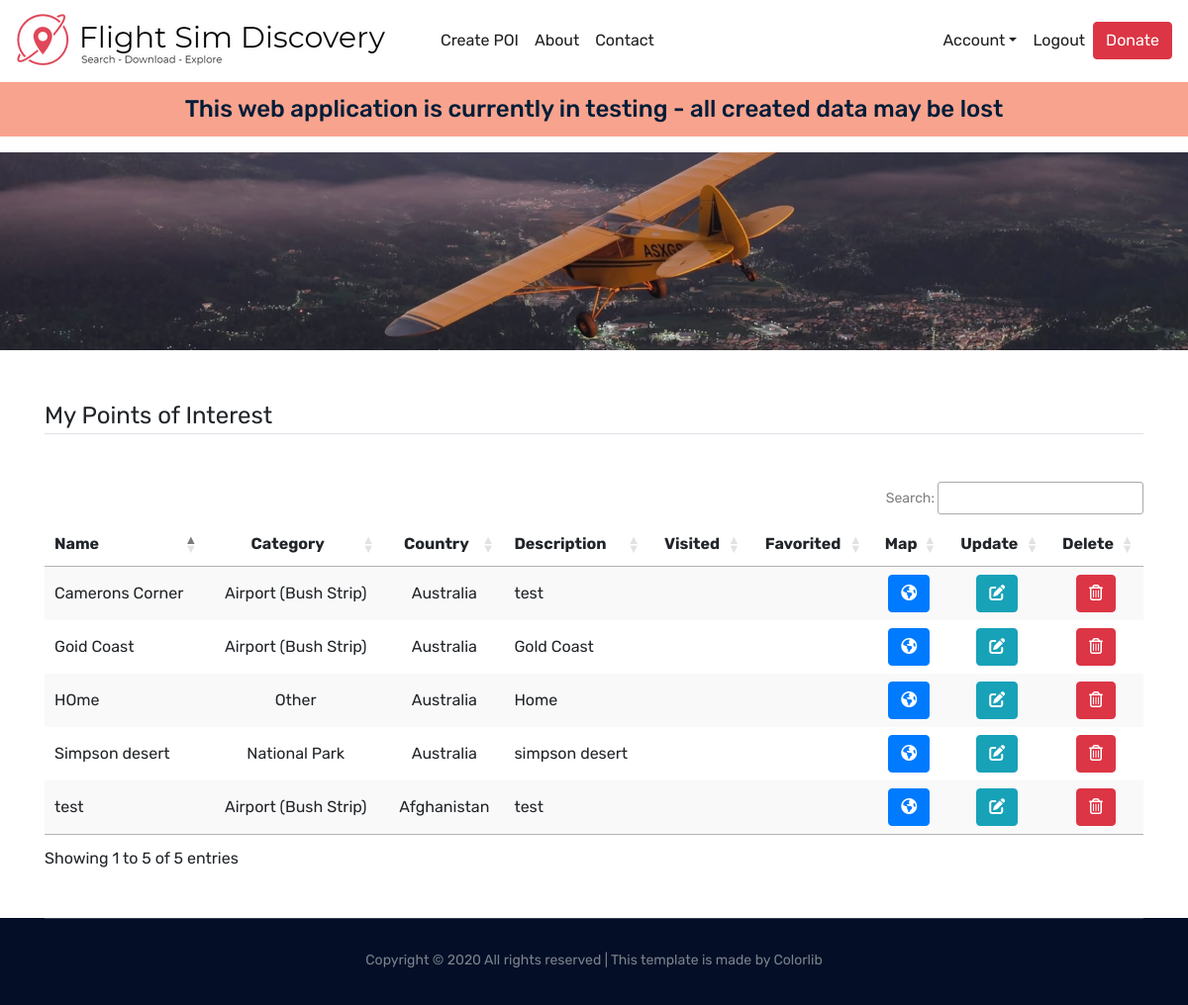
Screenshot of /user_pois (signed in) with the database file from the repository.
### flightsimdiscovery/models.py (models this page shows, shortened)
class Pois(db.Model):
    id = db.Column(db.Integer, primary_key=True)
    user_id = db.Column(db.Integer, db.ForeignKey('user.id'), nullable=False)
    name = db.Column(db.String(50), unique=True, nullable=False)
    latitude = db.Column(db.FLOAT, unique=False, nullable=False)
    longitude = db.Column(db.FLOAT, unique=False, nullable=False)
    region = db.Column(db.String(20), unique=False, nullable=False)
    country = db.Column(db.String(60), unique=False, nullable=False)
    category = db.Column(db.String(20), unique=False, nullable=False)
    description = db.Column(db.Text, nullable=True)
    nearest_icao_code = db.Column(db.String(4), nullable=True)
    date_posted = db.Column(db.DateTime, nullable=False, default=datetime.utcnow)
    share = db.Column(db.Boolean(), nullable=False, default=True)
    flag = db.Column(db.Boolean(), nullable=False, default=False)

### flightsimdiscovery/users/routes.py (the view)
@users.route("/user_pois")
@login_required
def user_pois():
    print(current_user.id)
    user_pois_with_additional_data = get_user_pois_dict_inc_favorites_visited(current_user.id, True)
    return render_template('user_pois.html', user_pois=user_pois_with_additional_data)

### flightsimdiscovery/models.py (called while the page is built)
@login_manager.user_loader
def load_user(user_id):
    return User.query.get(int(user_id))

### flightsimdiscovery/pois/utils.py (called while the page is built)
def getTickImageBasedOnState(state):
    if state:
        return "fas fa-check"
    else:
        return ""

### flightsimdiscovery/users/utitls.py (called while the page is built)
def get_pois_id_list(poi_id_list):
    id_list = []
    for poi_id in poi_id_list:
        id_list.append(poi_id.poi_id)
    return id_list

### flightsimdiscovery/templates/user_pois.html (shortened to what this page needs)
{% extends "base.html" %}
{% block content %}
<div class="bradcam_area register_bg">
</div>
<div class="container">
    <div class="user_pois_section my-5">
        <div class="db_table_area">
            <legend class="border-bottom mb-5">My Points of Interest</legend>
            <table id="account_poi_datatable" class="stripe">
                <thead class="">
                <tr>
                    <th scope="col">Name</th>
                    <th scope="col">Category</th>
                    <th scope="col">Country</th>
                    <th scope="col">Description</th>
                    <th scope="col">Visited</th>
                    <th scope="col">Favorited</th>
                    <th scope="col">Map</th>
                    <th scope="col">Update</th>
                    <th scope="col">Delete</th>
                </tr>
                </thead>
                <tbody>
                {% for poi in user_pois %}
                <tr>
                    <td>{{poi.name}}</td>
                    <td>{{poi.category}}</td>
                    <td>{{poi.country}}</td>
                    <td>{{poi.description}}</td>
                    <td><i class="{{poi.visited}}"></i></td>
                    <td><i class="{{poi.favorited}}"></i></td>
                    <td><a href="/{{poi.location}}" class="btn btn-primary" onclick="this.form.submit()" role="button"
                           aria-disabled="true"><i class="fas fa-globe-americas"></i></a></td>
                    <td><a href="/poi/{{poi.id}}/update" class="btn btn-info" role="button" aria-disabled="true"><i
                            class="fas fa-edit"></i></a></td>
                    <td>
                        <button type="button" class="open_delete_modal btn btn-danger" data-id="{{poi.id}}"
                                data-toggle="modal" data-target="#deleteModal"><i class="far fa-trash-alt"></i></button>
                    </td>
                </tr>
                {% endfor %}
                </tbody>
            </table>
        </div>
    </div>
</div>
{% endblock content %}

### rows the page displays
Pois: name "HOme", category "Other", country "Australia", description "Home"
Pois: name "Goid Coast", category "Airport (Bush Strip)", country "Australia", description "Gold Coast"
Pois: name "test", category "Airport (Bush Strip)", country "Afghanistan", description "test"
Pois: name "Camerons Corner", category "Airport (Bush Strip)", country "Australia", description "test"
Pois: name "Simpson desert", category "National Park", country "Australia", description "simpson desert"
